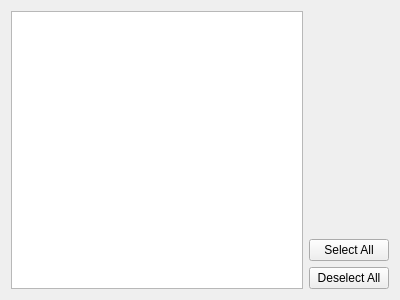
<?xml version="1.0" encoding="UTF-8"?>
<ui version="4.0">
 <class>CXPageSelectFormation</class>
 <widget class="QWizardPage" name="CXPageSelectFormation">
  <property name="geometry">
   <rect>
    <x>0</x>
    <y>0</y>
    <width>400</width>
    <height>300</height>
   </rect>
  </property>
  <property name="sizePolicy">
   <sizepolicy hsizetype="Expanding" vsizetype="Expanding">
    <horstretch>0</horstretch>
    <verstretch>0</verstretch>
   </sizepolicy>
  </property>
  <property name="windowTitle">
   <string>Select Formation</string>
  </property>
  <layout class="QHBoxLayout" name="horizontalLayout">
   <item>
    <widget class="QListWidget" name="m_lwgtFormation"/>
   </item>
   <item>
    <layout class="QVBoxLayout" name="verticalLayout_2">
     <item>
      <spacer name="verticalSpacer">
       <property name="orientation">
        <enum>Qt::Vertical</enum>
       </property>
       <property name="sizeHint" stdset="0">
        <size>
         <width>20</width>
         <height>40</height>
        </size>
       </property>
      </spacer>
     </item>
     <item>
      <widget class="QPushButton" name="m_pbSelectAll">
       <property name="text">
        <string>Select All</string>
       </property>
      </widget>
     </item>
     <item>
      <widget class="QPushButton" name="m_pbUnSelectAll">
       <property name="text">
        <string>Deselect All</string>
       </property>
      </widget>
     </item>
    </layout>
   </item>
  </layout>
 </widget>
 <layoutdefault spacing="6" margin="11"/>
 <resources/>
 <connections/>
</ui>
